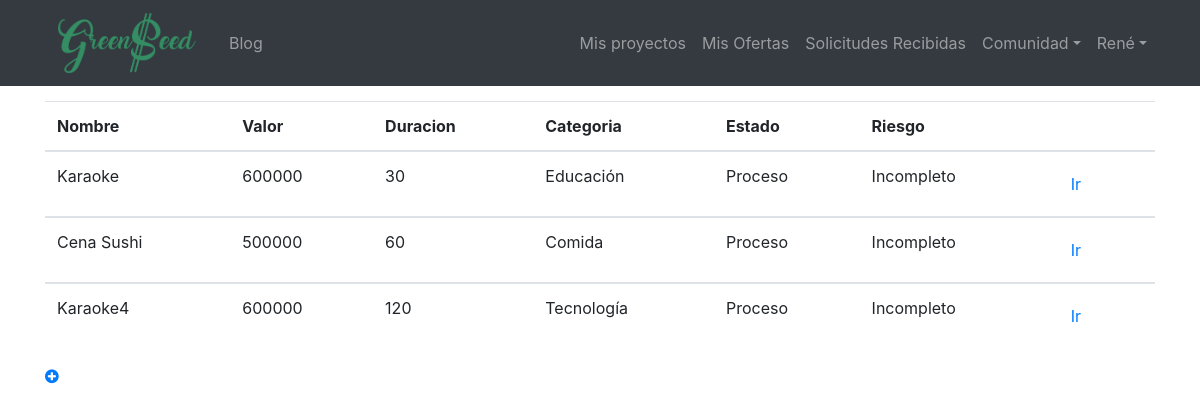
Page /mis-proyectos/ (signed in) on the committed database.
### prestamos/models.py (models this page shows, shortened)
class Solicitudes(models.Model):
    fecha_inicio = models.DateField(null=True, blank=True)
    duracion = models.IntegerField()
    nombre = models.CharField(max_length=20)
    valor = models.IntegerField()
    valor_Faltante = models.IntegerField()
    descripcion = RichTextField(verbose_name="Contenido")
    youtube = models.URLField(max_length=200, null=True, blank=True)
    estado = models.CharField(max_length=1, choices= ESTADO_CHOICE, default='p')
    solicitante = models.ForeignKey(User, related_name="get_solicitudes", on_delete=models.PROTECT)
    categoria = models.ForeignKey(Categorias, on_delete=models.PROTECT)
    nivelDeRiesgo = models.ForeignKey(NivelesDeRiesgo, on_delete=models.PROTECT, null=True, blank=True)
    created = models.DateTimeField(auto_now_add=True)
    update = models.DateTimeField(auto_now=True)

class Categorias(models.Model):
    nombre = models.CharField(max_length=100)
    created = models.DateTimeField(auto_now_add=True)
    update = models.DateTimeField(auto_now=True)

class NivelesDeRiesgo(models.Model):
    limiteInferior = models.IntegerField()
    limiteSuperior = models.IntegerField()
    riesgo = models.CharField(max_length=10)
    porcentaje = models.DecimalField(max_digits=2, decimal_places=2)

### prestamos/views.py (the view)
# urls.py: path('mis-proyectos/', MeSolicitudesList.as_view(), name='listMe'),
@method_decorator(login_required, name="dispatch")
class MeSolicitudesList(ListView):
    template_name = "prestamos/list_mesolicitudes.html"
    def get_queryset(self):
        return Solicitudes.objects.filter(solicitante=self.request.user)

### prestamos/templates/prestamos/list_mesolicitudes.html (shortened to what this page needs)
{% extends 'base.html' %}
{% load static %}
{% block content %}
<table class="table table-hover">
<thead>
    <tr>
        <th>Nombre</th>
        <th>Valor</th>
        <th>Duracion</th>
        <th>Categoria</th>
        <th>Estado</th>
        <th>Riesgo</th>
        <th></th>
    </tr>
</thead>
{% for solicitud in solicitudes_list %}
    <tbody>
        <tr>
            <td>{{ solicitud.nombre }}</td>
            <td>{{ solicitud.valor }}</td>
            <td>{{ solicitud.duracion }}</td>
            <td>{{ solicitud.categoria.nombre }}</td>
            <td>{{ solicitud.get_estado_display }}</td>
            <td>{{ solicitud.nivelDeRiesgo.riesgo }}</td>
            <td><a class="nav-link" href="{% url 'prestamos:Detail' solicitud.id %}">Ir</a></td>
        </tr>
    </tbody>
{% endfor %}
</table>
<a href="{% url 'prestamos:add' %}" class="plus-a"><i class="fa fa-plus-circle" aria-hidden="true"></i></a>
{% endblock %}

### plataforma/templates/base.html (shortened to what this page needs)
<!DOCTYPE html>
<html lang="es">
  <head>
    {% load static %}
    <link href="{% static 'core/vendor/bootstrap/css/bootstrap.min.css' %}" rel="stylesheet">
    <link href="{% static 'core/vendor/font-awesome/css/font-awesome.min.css' %}" rel="stylesheet" type="text/css">
    <link href="{% static 'core/css/main.css' %}" rel="stylesheet">
  </head>
  <body>
    <body>
      <nav class="navbar navbar-expand-lg navbar-dark bg-dark">
        <div class="container">
          <a class="navbar-brand" href="{% url 'home' %}"><img class="logo-color" src="{% static 'core/img/Imagen2.png' %}" alt="greenseed" width="160" height="60"></a>
          <div class="collapse navbar-collapse" id="ned">
            <ul class="navbar-nav mr-auto">
              <li class="nav-item">
                <a class="nav-link" href="{% url 'blog' %}">Blog</a>
              </li>
            </ul>
            <ul class="navbar-nav">
              {% if not request.user.is_authenticated %}
                <li class="nav-item">
                  <a class="nav-link" href="{% url 'login' %}">Acceder</a>
                </li>
                <li class="nav-item">
                    <a class="nav-link" href="{% url 'signup' %}">Registro</a>
                  </li>
              {% else %}
                <li class="nav-item">
                  <a class="nav-link" href="{% url 'prestamos:listMe' %}">Mis proyectos</a>
                </li>
                <li class="nav-item">
                  <a class="nav-link" href="{% url 'inversionistas:listOfertas' %}">Mis Ofertas</a>
                </li>
                <li class="nav-item">
                  <a class="nav-link" href="{% url 'inversionistas:solicitudes' %}">Solicitudes Recibidas</a>
                </li>
                <li class="nav-item dropdown">
                  <a class="nav-link dropdown-toggle" data-toggle="dropdown" href="#" role="button" aria-haspopup="true" aria-expanded="false">Comunidad</a>
                </li>
                <li class="nav-item dropdown">
                    <a class="nav-link dropdown-toggle" data-toggle="dropdown" href="#" role="button" aria-haspopup="true" aria-expanded="false">{{ request.user.username }}</a>
                </li>
              {% endif %}
            </ul>
          </div>
        </div>
      </nav>
      <section class="container" style="margin-top:15px;">
      {% block content %}{% endblock %}
      </section>
  </body>
</html>

### plataforma/static/core/css/main.css (style rules this page uses)
:root { --jumbotron-padding-y: 3rem; }

### rows in the picture
Solicitudes: nombre "Karaoke", valor "600000", duracion "30", categoria.nombre "Educación", estado "Proceso", nivelDeRiesgo.riesgo "Incompleto"
Solicitudes: nombre "Cena Sushi", valor "500000", duracion "60", categoria.nombre "Comida", estado "Proceso", nivelDeRiesgo.riesgo "Incompleto"
Solicitudes: nombre "Karaoke4", valor "600000", duracion "120", categoria.nombre "Tecnología", estado "Proceso", nivelDeRiesgo.riesgo "Incompleto"

### other values in the picture
{{ request.user.username }} "René"
